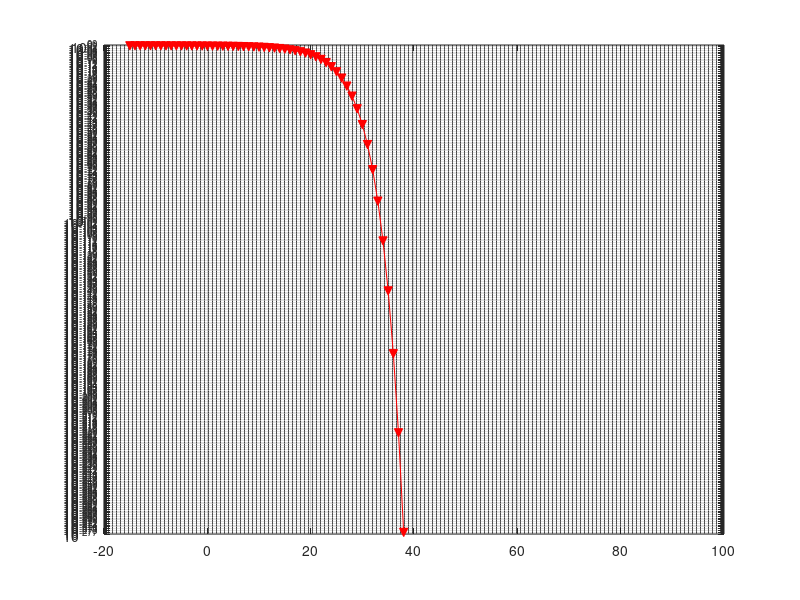

The MATLAB source for this figure:
function mQAM_theor()
    
    col = "red"
    snrArr = -15:100;
    M = 16; % for modylations with even powers of two i.e QAM-4, QAM-16, QAM-64, QAM-256
    lg2M = log(sqrt(M))/log(2);
    gamma = 10.^(snrArr./10);
    errOnSymb = 1;
    BER = errOnSymb/lg2M  * (1 - 1 / sqrt(M)) .* erfc((sqrt(1.5 .* gamma ./ (M - 1))));     
    
    figure;
    semilogy(snrArr, BER, 'Marker', 'v', 'Color', col, 'MarkerEdgeColor', col, 'MarkerFaceColor', col);
    hold on;
    grid on;
    %legend('512QAM');

end

